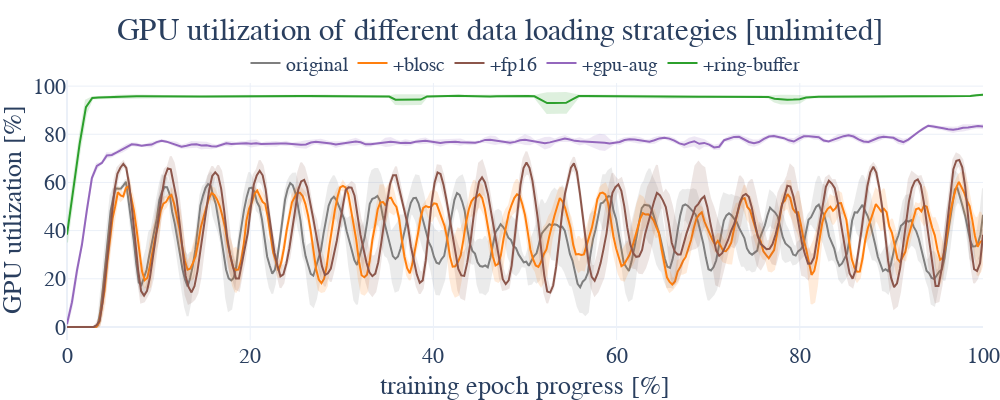

Here is the notebook cell this chart was saved with:
### Markdown cell above
## GPU utilization

### Code cell
fig = go.Figure()

for i, row in df_bar.iterrows():
    if row["speed"] != "unlimited":
        continue

    y = row["epoch_utils_mean"]
    y_std = row["epoch_utils_std"]
    add_std_fill(
        fig,
        mid_line=y * 100,
        std_range=y_std * 100,
        x=np.linspace(0, 1, len(y)) * 100,
        linecolor=settings_bench.colors_dark[row["loading_strategy"]],
        label="+" + row["loading_strategy"] if row["loading_strategy"] != "original" else row["loading_strategy"],
    )

fig.update_yaxes(title="GPU utilization [%]")
fig.update_xaxes(title="training epoch progress [%]")
fig.update_layout(template="plotly_white", height=400, width=1000, margin=dict(l=0, r=0, t=80, b=0))
fig.update_layout(font_family="Libertinus Serif", font_size=22)
fig.update_layout(legend=dict(orientation="h", yanchor="bottom", y=0.99, xanchor="center", x=0.5, font=dict(size=20)))
fig.update_layout(title_x=0.5, title_text="GPU utilization of different data loading strategies [unlimited]")

fig.write_image(settings_bench.paper_dir / "utilization_loading_strategies.pdf")
fig.write_image(settings_bench.paper_dir / "utilization_loading_strategies.svg")
fig

### Figure 1 — Plotly figure (JSON) as saved in the notebook; plotly's stock layout.template omitted (floating-point values rounded to 4 significant figures; data arrays with more than 128 entries replaced by an {"elided": "..."} marker saying what was removed)
{"data": [{"hovertemplate": "wavelength: %{x:.1f}<br>normalized reflectance: %{y:.5f}<br>standard deviation: %{text:.5f}", "legendgroup": "original", "line": {"color": "#7F7F7F"}, "name": "original", "text": {"elided": "358 float values"}, "type": "scatter", "x": {"elided": "358 float values"}, "y": {"elided": "358 float values"}}, {"fill": "toself", "fillcolor": "#7F7F7F", "hoverinfo": "skip", "legendgroup": "original", "line": {"color": "#7F7F7F"}, "name": "original", "opacity": 0.15, "showlegend": false, "type": "scatter", "x": {"elided": "716 float values"}, "y": {"elided": "716 float values"}}, {"hovertemplate": "wavelength: %{x:.1f}<br>normalized reflectance: %{y:.5f}<br>standard deviation: %{text:.5f}", "legendgroup": "+blosc", "line": {"color": "#FF7F0E"}, "name": "+blosc", "text": {"elided": "343 float values"}, "type": "scatter", "x": {"elided": "343 float values"}, "y": {"elided": "343 float values"}}, {"fill": "toself", "fillcolor": "#FF7F0E", "hoverinfo": "skip", "legendgroup": "+blosc", "line": {"color": "#FF7F0E"}, "name": "+blosc", "opacity": 0.15, "showlegend": false, "type": "scatter", "x": {"elided": "686 float values"}, "y": {"elided": "686 float values"}}, {"hovertemplate": "wavelength: %{x:.1f}<br>normalized reflectance: %{y:.5f}<br>standard deviation: %{text:.5f}", "legendgroup": "+fp16", "line": {"color": "#8C564B"}, "name": "+fp16", "text": {"elided": "310 float values"}, "type": "scatter", "x": {"elided": "310 float values"}, "y": {"elided": "310 float values"}}, {"fill": "toself", "fillcolor": "#8C564B", "hoverinfo": "skip", "legendgroup": "+fp16", "line": {"color": "#8C564B"}, "name": "+fp16", "opacity": 0.15, "showlegend": false, "type": "scatter", "x": {"elided": "620 float values"}, "y": {"elided": "620 float values"}}, {"hovertemplate": "wavelength: %{x:.1f}<br>normalized reflectance: %{y:.5f}<br>standard deviation: %{text:.5f}", "legendgroup": "+gpu-aug", "line": {"color": "#9467BD"}, "name": "+gpu-aug", "text": {"elided": "185 float values"}, "type": "scatter", "x": {"elided": "185 float values"}, "y": {"elided": "185 float values"}}, {"fill": "toself", "fillcolor": "#9467BD", "hoverinfo": "skip", "legendgroup": "+gpu-aug", "line": {"color": "#9467BD"}, "name": "+gpu-aug", "opacity": 0.15, "showlegend": false, "type": "scatter", "x": {"elided": "370 float values"}, "y": {"elided": "370 float values"}}, {"hovertemplate": "wavelength: %{x:.1f}<br>normalized reflectance: %{y:.5f}<br>standard deviation: %{text:.5f}", "legendgroup": "+ring-buffer", "line": {"color": "#2CA02C"}, "name": "+ring-buffer", "text": {"elided": "146 float values"}, "type": "scatter", "x": {"elided": "146 float values"}, "y": {"elided": "146 float values"}}, {"fill": "toself", "fillcolor": "#2CA02C", "hoverinfo": "skip", "legendgroup": "+ring-buffer", "line": {"color": "#2CA02C"}, "name": "+ring-buffer", "opacity": 0.15, "showlegend": false, "type": "scatter", "x": {"elided": "292 float values"}, "y": {"elided": "292 float values"}}], "layout": {"font": {"family": "Libertinus Serif", "size": 22}, "height": 400, "hovermode": "x", "legend": {"font": {"size": 20}, "orientation": "h", "x": 0.5, "xanchor": "center", "y": 0.99, "yanchor": "bottom"}, "margin": {"b": 0, "l": 0, "r": 0, "t": 80}, "title": {"text": "GPU utilization of different data loading strategies [unlimited]", "x": 0.5}, "width": 1000, "xaxis": {"hoverformat": ".1f", "title": {"text": "training epoch progress [%]"}}, "yaxis": {"title": {"text": "GPU utilization [%]"}}}}
